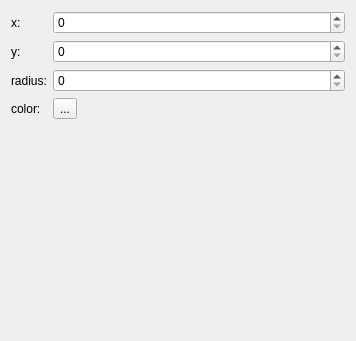
<?xml version="1.0" encoding="UTF-8"?>
<ui version="4.0">
 <class>MainWindow</class>
 <widget class="QMainWindow" name="MainWindow">
  <property name="geometry">
   <rect>
    <x>0</x>
    <y>0</y>
    <width>356</width>
    <height>341</height>
   </rect>
  </property>
  <property name="windowTitle">
   <string>Draw Circle</string>
  </property>
  <widget class="QWidget" name="centralWidget">
   <layout class="QVBoxLayout" name="verticalLayout">
    <item>
     <layout class="QGridLayout" name="gridLayout" rowstretch="0,0,0,0,0,0">
      <item row="1" column="0">
       <widget class="QLabel" name="label_2">
        <property name="text">
         <string>y:</string>
        </property>
       </widget>
      </item>
      <item row="2" column="1">
       <widget class="QSpinBox" name="sBoxRadius"/>
      </item>
      <item row="0" column="1">
       <widget class="QSpinBox" name="sBoxX">
        <property name="sizePolicy">
         <sizepolicy hsizetype="Expanding" vsizetype="Fixed">
          <horstretch>0</horstretch>
          <verstretch>0</verstretch>
         </sizepolicy>
        </property>
       </widget>
      </item>
      <item row="1" column="1">
       <widget class="QSpinBox" name="sBoxY"/>
      </item>
      <item row="0" column="0">
       <widget class="QLabel" name="label">
        <property name="text">
         <string>x:</string>
        </property>
       </widget>
      </item>
      <item row="2" column="0">
       <widget class="QLabel" name="label_3">
        <property name="text">
         <string>radius:</string>
        </property>
       </widget>
      </item>
      <item row="5" column="0">
       <widget class="QLabel" name="label_4">
        <property name="text">
         <string>color:</string>
        </property>
       </widget>
      </item>
      <item row="5" column="1">
       <widget class="QToolButton" name="tButtonColor">
        <property name="text">
         <string>...</string>
        </property>
       </widget>
      </item>
     </layout>
    </item>
    <item>
     <widget class="OpenGLWidget" name="openGlWidget" native="true">
      <property name="sizePolicy">
       <sizepolicy hsizetype="Expanding" vsizetype="Expanding">
        <horstretch>0</horstretch>
        <verstretch>0</verstretch>
       </sizepolicy>
      </property>
     </widget>
    </item>
   </layout>
  </widget>
 </widget>
 <layoutdefault spacing="6" margin="11"/>
 <customwidgets>
  <customwidget>
   <class>OpenGLWidget</class>
   <extends>QWidget</extends>
   <header>openglwidget.h</header>
   <container>1</container>
  </customwidget>
 </customwidgets>
 <resources/>
 <connections/>
</ui>
